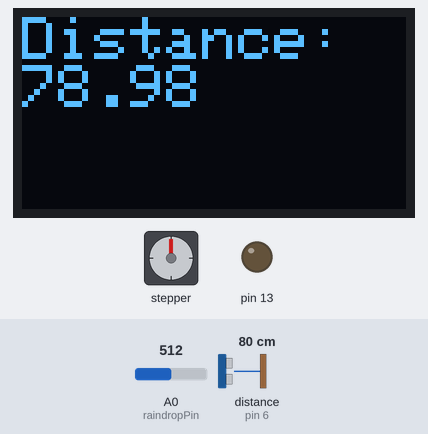
Bench run of a sketch on a simulated Arduino Uno, built with avr-gcc and run on an emulated ATmega328P. Shown: 128×64 one-colour display, stepper motor, output pins drawn as LEDs (lit = HIGH). Wiring (inferred from the names in the program): ultrasonic range finder: trigger pin 7; echo pin 6. Inputs (shaded band) come from the test bench; at power-on: distance to the obstacle (sensor on pin 6) 80 cm, A0 (raindropPin) = 512. The echo pulse lasts 58.3 µs per cm; stepper angles assume 2038 steps per turn; pins used as bus, display or sensor lines are not drawn; what the sketch prints to the serial monitor is not drawn.

Above: at 1.2 s.
1.3 s: distance to the obstacle (sensor on pin 6) set to 10 cm
At 3.9 s:
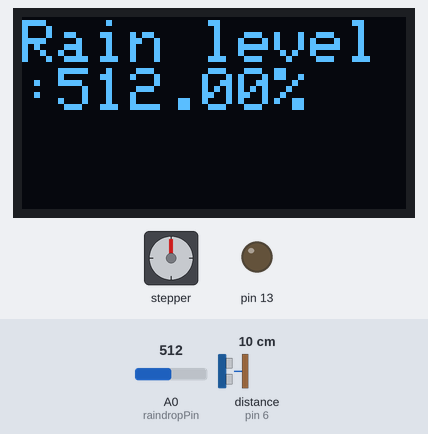
At 4.6 s:
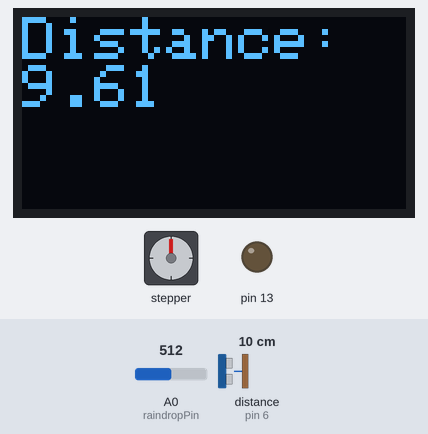
8.8 s: distance to the obstacle (sensor on pin 6) set to 7 cm
At 25.7 s:
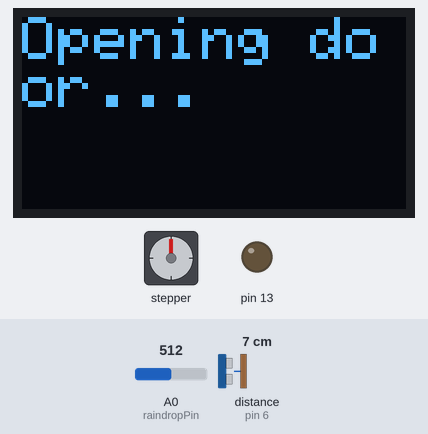
Timing chart, 0 to 36.4 s (numbered marks = the images above; inputs shaded):
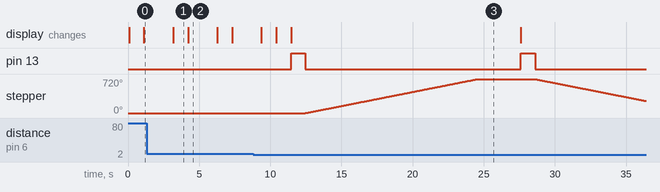

Measured:
- the behaviour switches between 9 and 8 cm on distance to the obstacle (sensor on pin 6) (found by bisection; images 2 and 3)
- after the input at 1.3 s, the display: first differs from a run without the input after 2.9 s (image 2)
- after the input at 8.8 s, pin 13: alternates HIGH for 1.0 s and LOW for 15.1 s, starting after 2.7 s; stepper: turns 720° clockwise in 12.1 s, then 465° counter-clockwise in 7.8 s; the display: first differs from a run without the input after 1.6 s (image 3 shows a later state)
- what the display in image 1 shows lasts 1.0 s, from 3.2 s to 4.2 s
- what the display in image 2 shows lasts 2.1 s, from 4.2 s to 6.3 s

The sketch:

murugan_new12.ino
```cpp
#include <Adafruit_GFX.h>
#include <Adafruit_SSD1306.h>
#include <Stepper.h>
#include <SoftwareSerial.h>

#define OLED_RESET 4
Adafruit_SSD1306 display(OLED_RESET);

#define TRIGGER_PIN 7
#define ECHO_PIN 6
#define STEPPER_SPEED 10 // adjust to control speed of stepper motor
#define SOUND_SPEED 0.034
long duration;
float distance;
const int stepsPerRevolution = 2038;
const int doorOpenDistance =8; // distance in cm to open door
const int waterReleaseDistance =10; // distance in cm to release water
const int doorCloseDelay = 2000; // delay in ms before closing door after opening
const int raindropPin = A0; // analog input pin for raindrop sensor
float rainLevel = 0;

Stepper stepper(stepsPerRevolution, 8, 10, 9, 11); // initialize stepper motor
SoftwareSerial espSerial(2, 3);
void setup() {
   Serial.begin(9600); // initialize serial communication for debugging
   espSerial.begin(9600);
  pinMode(TRIGGER_PIN, OUTPUT);
  pinMode(ECHO_PIN, INPUT);
  pinMode(13,OUTPUT);
  stepper.setSpeed(STEPPER_SPEED); // set initial speed of stepper motor

  display.begin(SSD1306_SWITCHCAPVCC, 0x3C);
  display.clearDisplay();
  display.setTextSize(2);
  display.setTextColor(WHITE);
  display.setCursor(0,0);
  display.println("FLOOD   DETECTION");
  display.display();


}

void loop() {
  digitalWrite(TRIGGER_PIN, LOW);
  delayMicroseconds(2);
  digitalWrite(TRIGGER_PIN, HIGH);
  delayMicroseconds(10);
  digitalWrite(TRIGGER_PIN, LOW);
  duration = pulseIn(ECHO_PIN, HIGH);
  distance = duration * SOUND_SPEED/2;

  float sensorValue = analogRead(raindropPin); // read analog input value from raindrop sensor
  Serial.print("Rain level: ");
  Serial.print(sensorValue);
  Serial.println("%");

  display.clearDisplay();
  display.setTextSize(2);
  display.setTextColor(WHITE);
  display.setCursor(0,1);
  display.print("Rain level:");
  display.print(sensorValue);
  display.print("%");
  display.display();
  delay(1000);

  Serial.print("Distance: ");
  Serial.print(distance);
  Serial.print(" cm");

  display.clearDisplay();
  display.setTextSize(2);
  display.setTextColor(WHITE);
  display.setCursor(0,0);
  display.println("Distance:");
  display.print(distance);
  display.display();
   espSerial.print("Rain level: ");
  espSerial.println(rainLevel);
  espSerial.print("Distance:");
  espSerial.println(distance);
  delay(1000);

  if (distance <= doorOpenDistance) { // if distance is greater than or equal to door open distance


    display.clearDisplay();
    display.setTextSize(2);
    display.setTextColor(WHITE);
    display.setCursor(0,0);
    display.println("Opening door...");
    display.display();

    digitalWrite(13,HIGH);
    delay(1000);
    digitalWrite (13,LOW);
    stepper.step(2*stepsPerRevolution); // move stepper motor forward to open door
    delay(1000);
    delay(doorCloseDelay); // wait before closing door
    while (distance >= waterReleaseDistance) { // keep checking distance until water release distance is reached
      digitalWrite(TRIGGER_PIN, LOW);
      delayMicroseconds(2);
      digitalWrite(TRIGGER_PIN, HIGH);
      delayMicroseconds(10);
      digitalWrite(TRIGGER_PIN, LOW);
      duration = pulseIn(ECHO_PIN, HIGH);
        distance = duration * SOUND_SPEED/2;


      delay(1000);
    }

    display.clearDisplay();
    display.setTextSize(2);
    display.setTextColor(WHITE);
    display.setCursor(0,0);
    display.println("Closing door...");
    display.display();

    digitalWrite(13,HIGH);
    delay(1000);
    digitalWrite (13,LOW);
    stepper.step(2*(-stepsPerRevolution)); // move stepper motor backward to close door
    delay(1000);
  }
  delay(1000);
}
```
